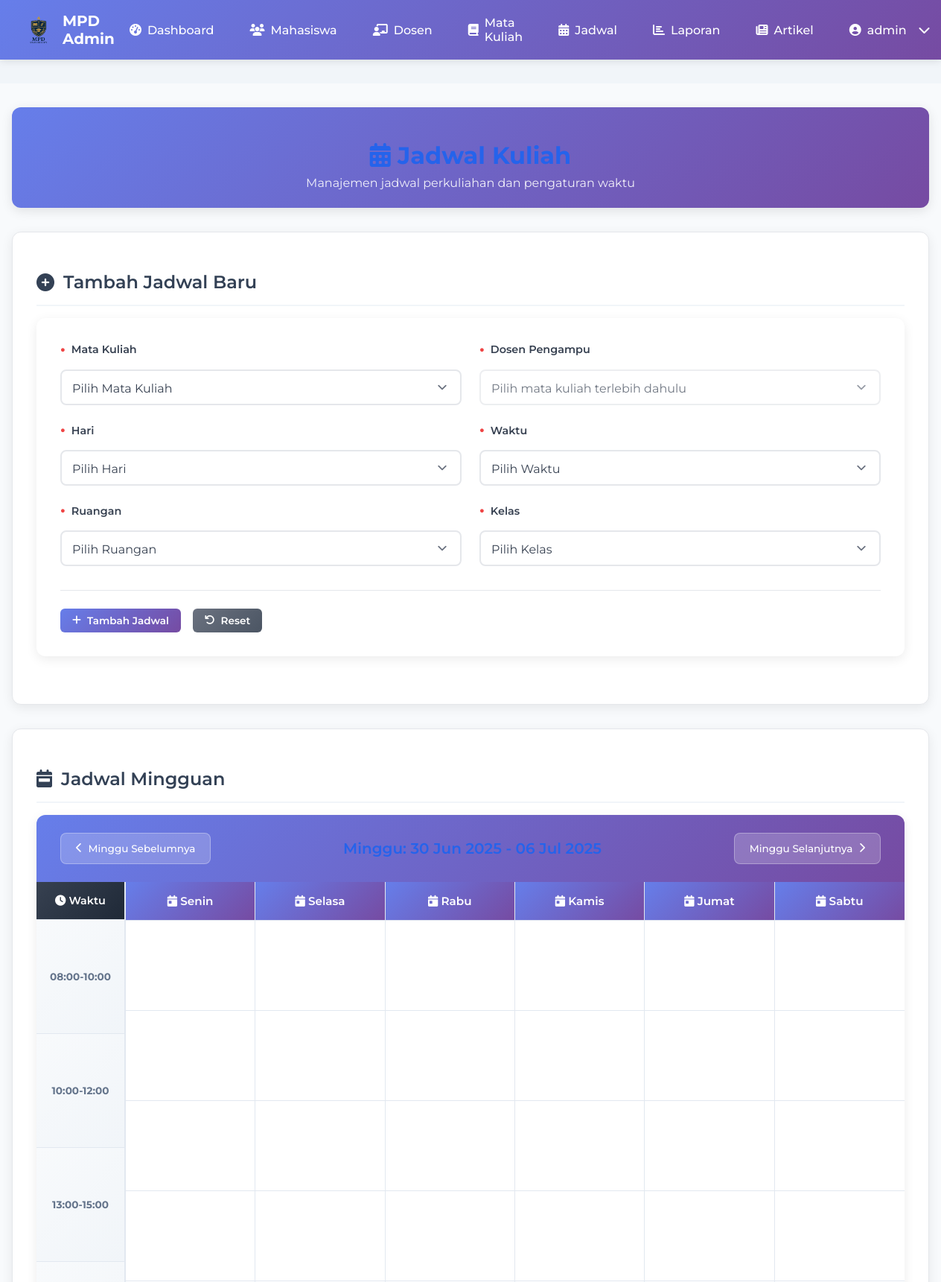
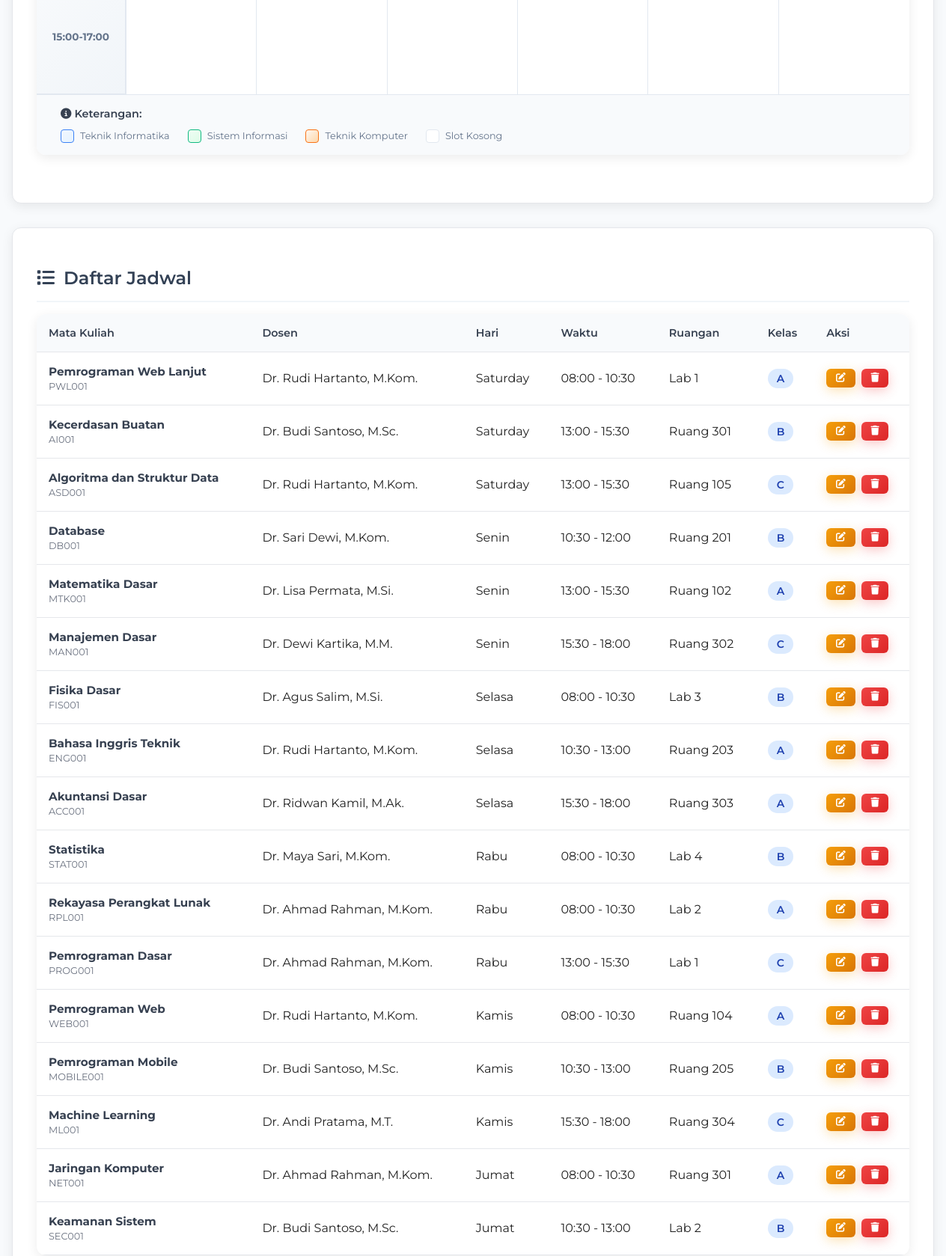
/admin/jadwal.php (signed in, upper part), run on the app's committed database (2 pictures, top to bottom).
### tables this page shows
CREATE TABLE jadwal (
    id INT AUTO_INCREMENT PRIMARY KEY,
    mata_kuliah_id INT NOT NULL,
    hari VARCHAR(10) NOT NULL,
    jam_mulai TIME NOT NULL,
    jam_selesai TIME NOT NULL,    ruang VARCHAR(50) NOT NULL,
    kelas VARCHAR(10) NOT NULL,
    created_at DATETIME DEFAULT NOW(),
    FOREIGN KEY (mata_kuliah_id) REFERENCES mata_kuliah(id)
);

CREATE TABLE mata_kuliah (
    id INT AUTO_INCREMENT PRIMARY KEY,
    kode_mk VARCHAR(10) UNIQUE NOT NULL,
    nama_mk VARCHAR(100) NOT NULL,
    sks INT NOT NULL,
    semester INT NOT NULL,
    deskripsi TEXT,    dosen_id INT NOT NULL,
    program_studi_id INT,
    created_at DATETIME DEFAULT NOW(),
    updated_at DATETIME DEFAULT NOW(),
    FOREIGN KEY (dosen_id) REFERENCES dosen(id),
    FOREIGN KEY (program_studi_id) REFERENCES program_studi(id)
);

CREATE TABLE dosen (
    id INT AUTO_INCREMENT PRIMARY KEY,
    user_id INT UNIQUE,
    nidn VARCHAR(20) NOT NULL UNIQUE,
    nama VARCHAR(100) NOT NULL,
    bidang_keahlian VARCHAR(50),    fakultas_id INT,
    email VARCHAR(100),
    phone VARCHAR(20),
    alamat TEXT,
    created_at DATETIME DEFAULT NOW(),
    FOREIGN KEY (user_id) REFERENCES users(id),
    FOREIGN KEY (fakultas_id) REFERENCES fakultas(id)
);

### admin/jadwal.php (the view, shortened to what this page needs)
<?php
require_once '../koneksi.php';
$hari_list = ['Senin', 'Selasa', 'Rabu', 'Kamis', 'Jumat', 'Sabtu'];
$jam_list = [
    '08:00-10:00', '10:00-12:00', '13:00-15:00', '15:00-17:00'
];
$jadwal_query = "SELECT j.*, mk.kode_mk, mk.nama_mk, d.nama as dosen_nama,
                        COUNT(k.mahasiswa_id) as jumlah_mahasiswa
                 FROM jadwal j
                 LEFT JOIN mata_kuliah mk ON j.mata_kuliah_id = mk.id
                 LEFT JOIN dosen d ON mk.dosen_id = d.id
                 LEFT JOIN kelas k ON mk.id = k.mata_kuliah_id
                 GROUP BY j.id
                 ORDER BY FIELD(j.hari, 'Senin', 'Selasa', 'Rabu', 'Kamis', 'Jumat', 'Sabtu'), j.jam_mulai";
$jadwal_result = mysqli_query($conn, $jadwal_query);
$jadwal_data = [];
while ($row = mysqli_fetch_assoc($jadwal_result)) {
    $jadwal_data[] = $row;
}
?>
<!DOCTYPE html>
<html lang="id">
<head>
    <link rel="stylesheet" href="../assets/css/style.css">
    <link rel="stylesheet" href="../assets/css/admin.css">
    <link rel="stylesheet" href="https://cdnjs.cloudflare.com/ajax/libs/font-awesome/6.4.0/css/all.min.css">
</head>
<body>
    <?php include 'includes/nav_admin.php'; ?>
    <main>
        <div class="dashboard-container">
            <div class="dashboard-header">
                <h1><i class="fas fa-calendar-alt"></i> Jadwal Kuliah</h1>
                <p>Manajemen jadwal perkuliahan dan pengaturan waktu</p>
            </div>
            <div class="dashboard-section">
                <h2><i class="fas fa-plus-circle"></i> Tambah Jadwal Baru</h2>
                <div class="form-container">
                    <form method="POST">
                        <div class="form-row">
                            <div class="form-group">
                                <label for="mata_kuliah">Mata Kuliah</label>
                                <select id="mata_kuliah" name="mata_kuliah" class="form-control" required>
                                    <option value="">Pilih Mata Kuliah</option>
                                </select>
                            </div>
                            <div class="form-group">
                                <label for="dosen">Dosen Pengampu</label>
                                <select id="dosen" name="dosen" class="form-control" disabled>
                                    <option value="">Pilih mata kuliah terlebih dahulu</option>
                                </select>
                            </div>
                        </div>
                        <div class="form-row">
                            <div class="form-group">
                                <label for="hari">Hari</label>
                                <select id="hari" name="hari" class="form-control" required>
                                    <option value="">Pilih Hari</option>
                                </select>
                            </div>
                            <div class="form-group">
                                <label for="jam">Waktu</label>
                                <select id="jam" name="jam" class="form-control" required>
                                    <option value="">Pilih Waktu</option>
                                </select>
                            </div>
                        </div>
                        <div class="form-row">
                            <div class="form-group">
                                <label for="ruangan">Ruangan</label>
                                <select id="ruangan" name="ruangan" class="form-control" required>
                                    <option value="">Pilih Ruangan</option>
                                </select>
                            </div>
                            <div class="form-group">
                                <label for="kelas">Kelas</label>
                                <select id="kelas" name="kelas" class="form-control" required>
                                    <option value="">Pilih Kelas</option>
                                </select>
                            </div>
                        </div>
                        <div class="form-actions">
                            <button type="submit" class="btn btn-primary">
                                <i class="fas fa-plus"></i> Tambah Jadwal
                            </button>
                            <button type="button" class="btn btn-secondary" onclick="resetForm()">
                                <i class="fas fa-undo"></i> Reset
                            </button>
                        </div>
                    </form>
                </div>
            </div>
            <div class="dashboard-section">
                <h2><i class="fas fa-calendar-week"></i> Jadwal Mingguan</h2>
                <div class="calendar-container">
                    <div class="calendar-header">
                        <div class="calendar-nav">
                            <button class="btn btn-outline" onclick="previousWeek()">
                                <i class="fas fa-chevron-left"></i> Minggu Sebelumnya
                            </button>
                            <h3 id="week-display">Minggu: 23 - 29 Juni 2025</h3>
                            <button class="btn btn-outline" onclick="nextWeek()">
                                Minggu Selanjutnya <i class="fas fa-chevron-right"></i>
                            </button>
                        </div>
                    </div>
                    <div class="calendar-grid">
                        <div class="time-column">
                            <div class="time-header">
                                <i class="fas fa-clock"></i> Waktu
                            </div>
                            <?php foreach ($jam_list as $jam): ?>
                                <div class="time-slot">
                                    <strong><?php echo $jam; ?></strong>
                                </div>
                            <?php endforeach; ?>
                        </div>
                        <?php foreach ($hari_list as $hari): ?>
                            <div class="day-column">
                                <div class="day-header">
                                    <i class="fas fa-calendar-day"></i> <?php echo $hari; ?>
                                </div>
                                <?php
                                for ($i = 0; $i < count($jam_list); $i++) {
                                    $found = false;
                                    if (!$found) {
                                        echo '<div class="empty-slot" onclick="addScheduleToSlot(\'' . $hari . '\', \'' . $jam_list[$i] . '\')" title="Klik untuk menambah jadwal"></div>';
                                    }
                                }
                                ?>
                            </div>
                        <?php endforeach; ?>
                    </div>
                    <div class="calendar-legend" style="padding: 1rem 2rem; background: #f8fafc; border-top: 1px solid #e2e8f0;">
                        <h4 style="margin: 0 0 0.75rem 0; color: #374151; font-size: 0.9rem; font-weight: 600;">
                            <i class="fas fa-info-circle"></i> Keterangan:
                        </h4>
                        <div style="display: flex; gap: 1.5rem; flex-wrap: wrap;">
                            <div style="display: flex; align-items: center; gap: 0.5rem;">
                                <div style="width: 16px; height: 16px; background: linear-gradient(135deg, #f0f7ff 0%, #e6f3ff 100%); border: 1px solid #3b82f6; border-radius: 4px;"></div>
                                <span style="font-size: 0.8rem; color: #64748b;">Teknik Informatika</span>
                            </div>
                            <div style="display: flex; align-items: center; gap: 0.5rem;">
                                <div style="width: 16px; height: 16px; background: linear-gradient(135deg, #f0fdf4 0%, #dcfce7 100%); border: 1px solid #10b981; border-radius: 4px;"></div>
                                <span style="font-size: 0.8rem; color: #64748b;">Sistem Informasi</span>
                            </div>
                            <div style="display: flex; align-items: center; gap: 0.5rem;">
                                <div style="width: 16px; height: 16px; background: linear-gradient(135deg, #fef7f0 0%, #fed7aa 100%); border: 1px solid #f97316; border-radius: 4px;"></div>
                                <span style="font-size: 0.8rem; color: #64748b;">Teknik Komputer</span>
                            </div>
                            <div style="display: flex; align-items: center; gap: 0.5rem;">
                                <div style="width: 16px; height: 16px; background: #ffffff; border: 1px solid #e2e8f0; border-radius: 4px;"></div>
                                <span style="font-size: 0.8rem; color: #64748b;">Slot Kosong</span>
                            </div>
                        </div>
                    </div>
                </div>
            </div>
            <div class="dashboard-section">
                <h2><i class="fas fa-list"></i> Daftar Jadwal</h2>
                <div class="table-container">
                    <div class="table-responsive">
                        <table class="data-table">
                            <thead>
                                <tr>
                                    <th>Mata Kuliah</th>
                                    <th>Dosen</th>
                                    <th>Hari</th>
                                    <th>Waktu</th>
                                    <th>Ruangan</th>
                                    <th>Kelas</th>
                                    <th>Aksi</th>
                                </tr>
                            </thead>
                            <tbody>
                                <?php foreach ($jadwal_data as $jadwal): ?>
                                    <tr>
                                        <td>
                                            <div class="course-info">
                                                <strong><?php echo htmlspecialchars($jadwal['nama_mk']); ?></strong>
                                                <small><?php echo htmlspecialchars($jadwal['kode_mk']); ?></small>
                                            </div>
                                        </td>
                                        <td><?php echo htmlspecialchars($jadwal['dosen_nama']); ?></td>
                                        <td><?php echo htmlspecialchars($jadwal['hari']); ?></td>
                                        <td><?php echo htmlspecialchars(date('H:i', strtotime($jadwal['jam_mulai'])) . ' - ' . date('H:i', strtotime($jadwal['jam_selesai']))); ?></td>
                                        <td><?php echo htmlspecialchars($jadwal['ruang']); ?></td>
                                        <td>
                                            <span class="badge badge-info"><?php echo htmlspecialchars($jadwal['kelas']); ?></span>
                                        </td>
                                        <td>
                                            <div class="action-buttons">
                                                <button class="btn btn-sm btn-warning" onclick="editSchedule(<?php echo $jadwal['id']; ?>)">
                                                    <i class="fas fa-edit"></i>
                                                </button>
                                                <button class="btn btn-sm btn-danger" onclick="deleteSchedule(<?php echo $jadwal['id']; ?>)">
                                                    <i class="fas fa-trash"></i>
                                                </button>
                                            </div>
                                        </td>
                                    </tr>
                                <?php endforeach; ?>
                            </tbody>
                        </table>
                    </div>
                </div>
            </div>
        </div>
    </main>
</body>
</html>

### assets/css/style.css (style rules this page uses)
:root { --primary: #2563eb; --secondary: #f1f5f9; --text: #222; --accent: #fbbf24; --nav-bg: #fff; --nav-shadow: 0 2px 12px rgba(0, 0, 0, 0.06); }
html, body { height: 100%; margin: 0; padding: 0; }
body { font-family: "Montserrat", Arial, sans-serif; margin: 0; padding: 0; background: var(--secondary); color: var(--text); min-height: 100vh; display: flex; flex-direction: column; }
main { flex: 1; display: flex; flex-direction: column; margin: 2rem 0; }
h1, h2, h3 { color: var(--primary); }
.btn { display: flex; align-items: center; justify-content: center; gap: 0.5rem; padding: 0.75rem 1.5rem; border-radius: 0.375rem; font-weight: 500; cursor: pointer; transition: all 0.3s ease; font-family: "Montserrat", sans-serif; border: none; }
.btn-primary { background-color: var(--primary); color: white; }
.btn-outline { background-color: transparent; color: var(--primary); border: 1px solid var(--primary); }

### data on the page
jadwal: mata_kuliah.nama_mk "Pemrograman Web Lanjut", mata_kuliah.kode_mk "PWL001", dosen.nama "Dr. Rudi Hartanto, M.Kom.", hari "Saturday", jam_mulai+jam_selesai "08:00 - 10:30", ruang "Lab 1", kelas "A"
jadwal: mata_kuliah.nama_mk "Kecerdasan Buatan", mata_kuliah.kode_mk "AI001", dosen.nama "Dr. Budi Santoso, M.Sc.", hari "Saturday", jam_mulai+jam_selesai "13:00 - 15:30", ruang "Ruang 301", kelas "B"
jadwal: mata_kuliah.nama_mk "Algoritma dan Struktur Data", mata_kuliah.kode_mk "ASD001", dosen.nama "Dr. Rudi Hartanto, M.Kom.", hari "Saturday", jam_mulai+jam_selesai "13:00 - 15:30", ruang "Ruang 105", kelas "C"
jadwal: mata_kuliah.nama_mk "Database", mata_kuliah.kode_mk "DB001", dosen.nama "Dr. Sari Dewi, M.Kom.", hari "Senin", jam_mulai+jam_selesai "10:30 - 12:00", ruang "Ruang 201", kelas "B"
jadwal: mata_kuliah.nama_mk "Matematika Dasar", mata_kuliah.kode_mk "MTK001", dosen.nama "Dr. Lisa Permata, M.Si.", hari "Senin", jam_mulai+jam_selesai "13:00 - 15:30", ruang "Ruang 102", kelas "A"
jadwal: mata_kuliah.nama_mk "Manajemen Dasar", mata_kuliah.kode_mk "MAN001", dosen.nama "Dr. Dewi Kartika, M.M.", hari "Senin", jam_mulai+jam_selesai "15:30 - 18:00", ruang "Ruang 302", kelas "C"
jadwal: mata_kuliah.nama_mk "Fisika Dasar", mata_kuliah.kode_mk "FIS001", dosen.nama "Dr. Agus Salim, M.Si.", hari "Selasa", jam_mulai+jam_selesai "08:00 - 10:30", ruang "Lab 3", kelas "B"
jadwal: mata_kuliah.nama_mk "Bahasa Inggris Teknik", mata_kuliah.kode_mk "ENG001", dosen.nama "Dr. Rudi Hartanto, M.Kom.", hari "Selasa", jam_mulai+jam_selesai "10:30 - 13:00", ruang "Ruang 203", kelas "A"
jadwal: mata_kuliah.nama_mk "Akuntansi Dasar", mata_kuliah.kode_mk "ACC001", dosen.nama "Dr. Ridwan Kamil, M.Ak.", hari "Selasa", jam_mulai+jam_selesai "15:30 - 18:00", ruang "Ruang 303", kelas "A"
jadwal: mata_kuliah.nama_mk "Statistika", mata_kuliah.kode_mk "STAT001", dosen.nama "Dr. Maya Sari, M.Kom.", hari "Rabu", jam_mulai+jam_selesai "08:00 - 10:30", ruang "Lab 4", kelas "B"
jadwal: mata_kuliah.nama_mk "Rekayasa Perangkat Lunak", mata_kuliah.kode_mk "RPL001", dosen.nama "Dr. Ahmad Rahman, M.Kom.", hari "Rabu", jam_mulai+jam_selesai "08:00 - 10:30", ruang "Lab 2", kelas "A"
jadwal: mata_kuliah.nama_mk "Pemrograman Dasar", mata_kuliah.kode_mk "PROG001", dosen.nama "Dr. Ahmad Rahman, M.Kom.", hari "Rabu", jam_mulai+jam_selesai "13:00 - 15:30", ruang "Lab 1", kelas "C"
jadwal: mata_kuliah.nama_mk "Pemrograman Web", mata_kuliah.kode_mk "WEB001", dosen.nama "Dr. Rudi Hartanto, M.Kom.", hari "Kamis", jam_mulai+jam_selesai "08:00 - 10:30", ruang "Ruang 104", kelas "A"
jadwal: mata_kuliah.nama_mk "Pemrograman Mobile", mata_kuliah.kode_mk "MOBILE001", dosen.nama "Dr. Budi Santoso, M.Sc.", hari "Kamis", jam_mulai+jam_selesai "10:30 - 13:00", ruang "Ruang 205", kelas "B"
jadwal: mata_kuliah.nama_mk "Machine Learning", mata_kuliah.kode_mk "ML001", dosen.nama "Dr. Andi Pratama, M.T.", hari "Kamis", jam_mulai+jam_selesai "15:30 - 18:00", ruang "Ruang 304", kelas "C"
jadwal: mata_kuliah.nama_mk "Jaringan Komputer", mata_kuliah.kode_mk "NET001", dosen.nama "Dr. Ahmad Rahman, M.Kom.", hari "Jumat", jam_mulai+jam_selesai "08:00 - 10:30", ruang "Ruang 301", kelas "A"
jadwal: mata_kuliah.nama_mk "Keamanan Sistem", mata_kuliah.kode_mk "SEC001", dosen.nama "Dr. Budi Santoso, M.Sc.", hari "Jumat", jam_mulai+jam_selesai "10:30 - 13:00", ruang "Lab 2", kelas "B"

### other printed values
$_SESSION['username'] "admin"
$jam "08:00-10:00"
$jam "10:00-12:00"
$jam "13:00-15:00"
$jam "15:00-17:00"
$hari "Senin"
$hari "Selasa"
$hari "Rabu"
$hari "Kamis"
$hari "Jumat"
$hari "Sabtu"
